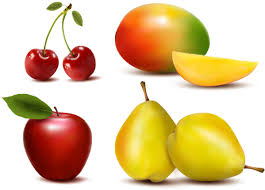
#> input picture fruits.jpeg, 265 x 190 px, found by its file name
$ jupyter execute --allow-errors fruit_filter.ipynb
#> lines starting #> are read from the running program, lines starting #| are printed output that depends on the picture; long printed decimals are rounded
[cell 1]
# importing libraries
import cv2
import numpy as np

image = cv2.imread('/home/kmit/Downloads/images/fruits.jpeg')
#> image is the input picture: shape (190, 265, 3); mean B, G, R 156.3, 199.2, 225.4

cv2.imshow('Original Image', image)
cv2.waitKey(0)

# Gaussian Blur
Gaussian = cv2.GaussianBlur(image, (7, 7), 0)
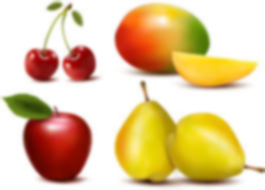
#> Gaussian: shape (190, 265, 3); mean B, G, R 156.2, 199.2, 225.4
cv2.imshow('Gaussian Blurring', Gaussian)
cv2.waitKey(0)

# Median Blur
median = cv2.medianBlur(image, 5)
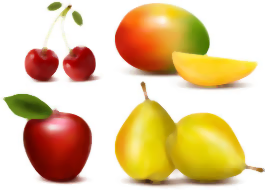
#> median: shape (190, 265, 3); mean B, G, R 157, 200, 226.5
cv2.imshow('Median Blurring', median)
cv2.waitKey(0)


# Bilateral Blur
bilateral = cv2.bilateralFilter(image, 9, 75, 75)
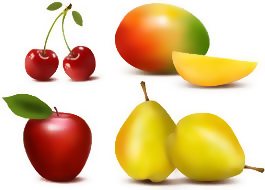
#> bilateral: shape (190, 265, 3); mean B, G, R 156.3, 199.3, 225.6
cv2.imshow('Bilateral Blurring', bilateral)
cv2.waitKey(0)
cv2.destroyAllWindows()

[cell 2]
gray_image=cv2.imread('/home/kmit/Downloads/images/fruits.jpeg',0)
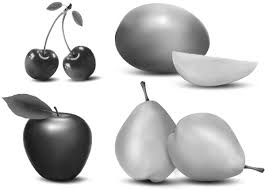
#> gray_image: shape (190, 265); min 8, max 255, mean 202.2

[cell 3]
cv2.imshow('Gray_image',gray_image)
cv2.waitKey(0)

[cell 4]
cv2.destroyAllWindows()

[cell 5]
from matplotlib import pyplot as plt

[cell 6]
plt.hist(gray_image.ravel(),256,[0,256])
plt.show()
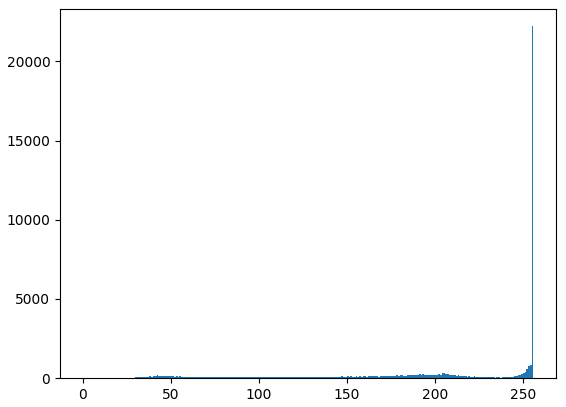
#> figure drawn by matplotlib, 1 panel; tallest bar 22218 high, from x = 255 to 256

[cell 7]
import statistics
print("Mode of given data set is % s" % (statistics.mode(gray_image.ravel())))
#| Mode of given data set is 255

[cell 8]
print("Mean of given data set is % s" % (statistics.mean(gray_image.ravel())))
#| Mean of given data set is 202

[cell 9]
import numpy as np

[cell 10]
print(np.var(gray_image.ravel()))
#| 4754.985

[cell 11]
print(np.std(gray_image.ravel()))
#| 68.956

[cell 12]
image1=cv2.imread('/home/kmit/Downloads/images/normal_dist_image.jpeg')

[cell 13]
import numpy as np
from scipy.stats import norm

mu, std = norm.fit(gray_image.ravel())
#> mu = 202.2; std = 68.96

[cell 14]
mu, std
#> Out = (202.2, 68.96)

[cell 15]
import numpy as np
import math
from matplotlib import pyplot as plt

arr1 = gray_image.ravel()
#> (the rest of this cell did not finish here and is left out)

[cell 16]
def gaussian_transform(arr):

    u=arr.mean()

    sig=arr.std()

    fd=[]

    a=0
    pi=math.pi
    for i in arr:

        a=((i-u)**2)/(2*(sig**2))
        e=math.exp(-a)
        fd.append((1/(sig*math.sqrt(2*pi))) * e)


    return fd

[cell 17]
# import the required PIL Modules

from PIL import Image

from PIL import ImageFilter


# Load an image

imageObject = Image.open("/home/kmit/Downloads/images/fruits.jpeg");

plt.subplot(121),plt.imshow(imageObject),plt.title('Original')
plt.xticks([]), plt.yticks([])

# Show the original image

#imageObject.show();


# Apply mode filter multiple times

modeFilterApplied = imageObject.filter(ImageFilter.ModeFilter);

for i in range (0, 6):

    modeFilterApplied = modeFilterApplied.filter(ImageFilter.ModeFilter);
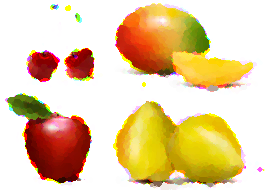
#> modeFilterApplied: PIL image 265x190 RGB; mean R, G, B 230.9, 204.8, 162.3


# Show the image with mode filter applied

#modeFilterApplied.show();

plt.subplot(122),plt.imshow( modeFilterApplied ),plt.title('Mode filter')
plt.xticks([]), plt.yticks([])
plt.show()

[cell 18]
# Importing Image and ImageFilter module from PIL package
from PIL import Image, ImageFilter

# creating a image object
im1 = Image.open("/home/kmit/Downloads/images/rank_image.jpeg");
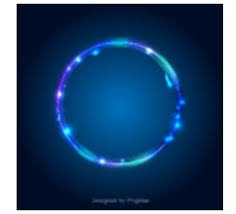
#> input picture rank_image.jpeg, 236 x 214 px, found by its file name
#> im1 is the input picture: PIL image 236x214 RGB; mean R, G, B 43.2, 76.5, 112

# applying the rank filter
im2 = im1.filter(ImageFilter.RankFilter(size = 3, rank = 0))
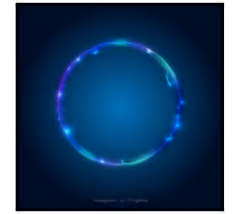
#> im2: PIL image 236x214 RGB; mean R, G, B 37, 69.2, 103.4
im3 = im1.filter(ImageFilter.RankFilter(size = 3, rank = 3 * 3-1))
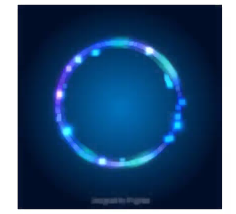
#> im3: PIL image 236x214 RGB; mean R, G, B 49.8, 84, 120.4
im4 = im1.filter(ImageFilter.RankFilter(size = 3, rank = (3 * 3)//2))
#im2.show()

plt.subplot(121),plt.imshow(im1),plt.title('Original')
plt.xticks([]), plt.yticks([])

plt.subplot(122),plt.imshow(im2),plt.title('mini-Mode filter')
plt.xticks([]), plt.yticks([])

[cell 19]
sub1 = plt.subplot(2, 2, 1)
sub1.imshow(im1),plt.title('Original')
sub1.set_xticks(())
sub1.set_yticks(())
sub2 = plt.subplot(2, 2, 2)
sub2.imshow(im2),plt.title('mini-Mode filter')
sub2.set_xticks(())
sub2.set_yticks(())
sub3 = plt.subplot(2, 2, 3)
sub3.imshow(im3),plt.title('Median-Mode filter')
sub3.set_xticks(())
sub3.set_yticks(())
sub4 = plt.subplot(2, 2, 4)
sub4.imshow(im4),plt.title('maximum-Mode filter')
sub4.set_xticks(())
sub4.set_yticks(())

[cell 20]
mode_filter=im1.filter(ImageFilter.ModeFilter(size=3))
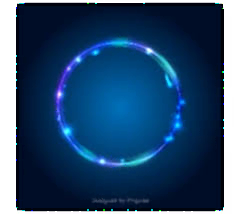
#> mode_filter: PIL image 236x214 RGB; mean R, G, B 39.4, 73, 108.3
#mode_filter.show()
plt.subplot(121),plt.imshow(im1),plt.title('Original')
plt.xticks([]), plt.yticks([])

plt.subplot(122),plt.imshow(mode_filter),plt.title('mini-Mode filter')
plt.xticks([]), plt.yticks([])

[cell 21]
from scipy import ndimage

#> (the rest of this cell did not finish here and is left out)

#> (a cell that did not finish here is left out)

[cell 23]
im1.size
#> Out = (236, 214)

[cell 24]
img1 = np.array(im1)

[cell 25]
img1.shape
#> Out = (214, 236, 3)
